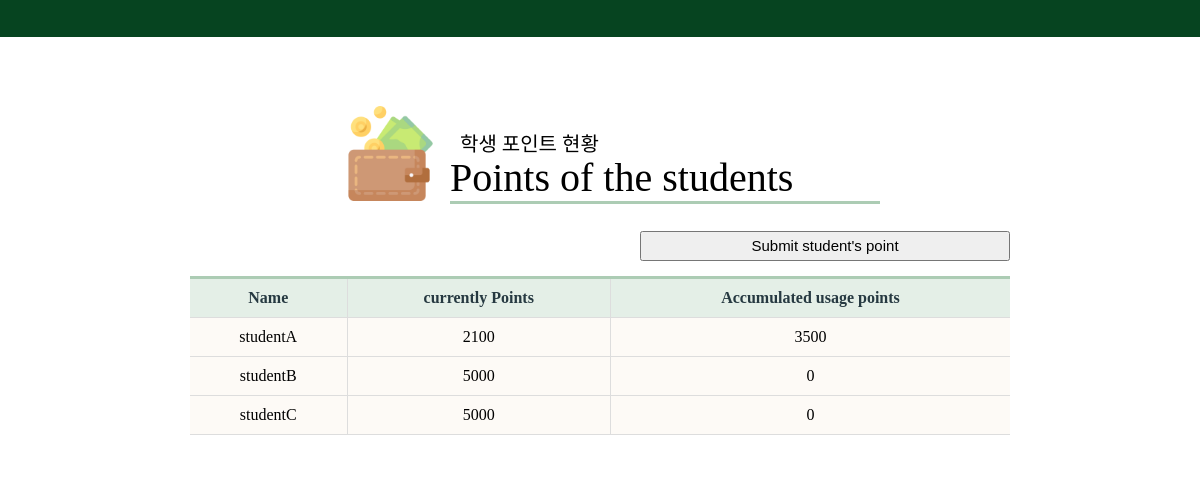
Before: /student-log with the older database file.
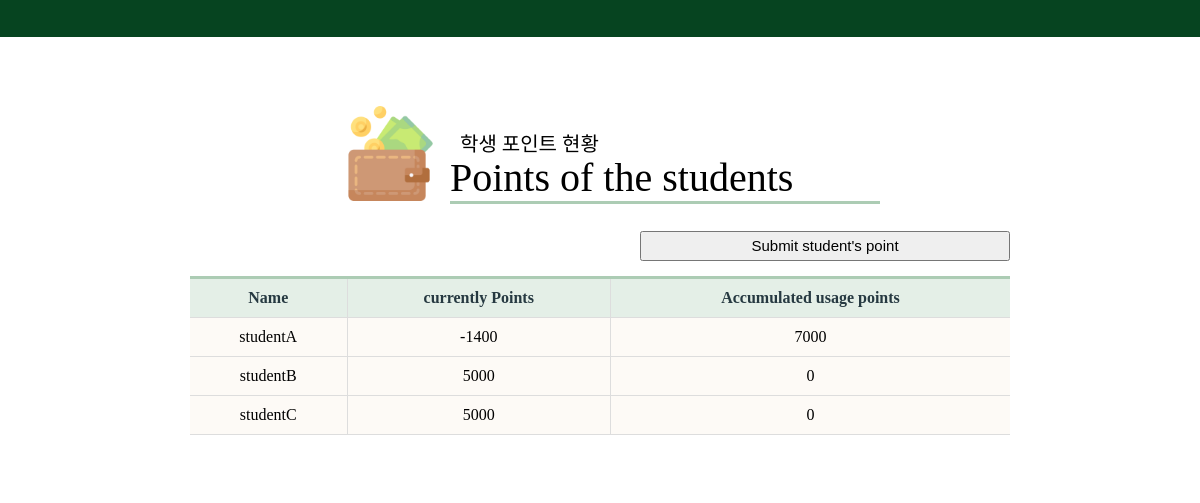
After: the same page with the newer database file.
### administrator/models.py (models this page shows, shortened)
class Student(models.Model):
    name = models.CharField(max_length=20, null=False)
    point =  models.IntegerField( null=True, blank=True)
    point_used = models.IntegerField(default=0, blank=True, null=True)

### administrator/views.py (the view, shortened to what this page needs)
# urls.py: path('student-log', views.StudentLogView.as_view(), name='student-log'),
class StudentLogView(ListView):
    template_name = 'administrator/student/point.html'
    model = Student

### administrator/templates/administrator/student/point.html (shortened to what this page needs)
{% extends 'administrator/observation/student.html' %}
{% load static %}
{% block title %}
    <link rel="stylesheet" href="{% static 'All.css' %}" />
{% endblock title %}
{% block subject %}
    <h3>학생 포인트 현황</h3>
    <h1>Points of the students</h1>
{% endblock subject %}
{% block top %}
    <img id="topImg" src="{%static 'main/wallet.png' %}"/>
{% endblock top %}
{%block content %}
<form action="" method="POST" enctype="multipart/form-data">
    <input id = "post_button" role="button" type="submit" name="submit_point" value="Submit student's point"/><br/>
</form>
{% endblock %}
{% block table %}
    <th >Name</th>
    <th >currently Points</th>
    <th >Accumulated usage points</th>
{% endblock table %}
{% block data %}
{% for object in object_list %}
    {% if object.name == 'teacher' %}
    {% else %}
    <tr>
        <td>{{ object.name }}</td>
        <td>{{ object.point }}</td>
        <td>{{ object.point_used }}</td>
    </tr>
    {% endif %}
{% endfor %}
{% endblock data %}

### administrator/templates/administrator/observation/student.html (shortened to what this page needs)
{% load static %}
<!DOCTYPE html>
<html>
<head>
    {% block title %}{% endblock title %}
</head>
<body>
    <div class="design">
        <div id="student_list">
             <header>
            </header>
            <div id="head">
            {% block subject %}{% endblock subject %}
        </div>
        <div id="top">
            {% block top %}{% endblock top %}
         </div>
    </div>
   {% block content %}
   {% endblock content %}
   <table class="table">
        <thead>
             <tr>
                {% block table %}{% endblock table %}
            </tr>
            {% block data %}{% endblock data %}
            <tbody id="myTable"> </tbody>
        </thead>
    </table>
</body>
</html>

### administrator/static/All.css (style rules this page uses)
body { display: flex; justify-content: center; align-items: center; background: rgb(255, 255, 255); overflow:auto; }
header { position: fixed !important; width: 100%; justify-content: center; align-items: center; width:100%; height:50px; left:0px; top:-13px; background-color: rgb(6, 68, 32); position: relative; }
h1 { position:relative; font-size:40px; color: rgb(0, 0, 0); font-weight:500; top:70px; left:65px; margin-left: auto; margin-right: auto; width:430px; border-bottom:3px solid rgb(172, 204, 180); z-index:0; }
h3 { position:relative; font-size:20px; color: rgb(0, 0, 0); font-weight:500; top:100px; left:70px; margin-left: auto; margin-right: auto; width:420px; z-index:0; }
#top { position:relative }
#topImg { position:relative; display:block; margin:auto; width:95px; height:95px; left:-210px; top:-55px; border-bottom:2px; z-index:2; }
.table { position:relative; width:820px; height:200px; top:-10px; margin-left: auto; margin-right: auto; text-align:center; border-collapse: collapse; border-top: 3px solid rgb(172, 204, 180); }
.table th { color: rgb(38, 57, 65); background: rgb(228, 239, 231); text-align: center; }
.table th, .table td { padding: 10px; border: 1px solid #ddd; }
.table th:first-child, .table td:first-child { border-left: 0; }
.table th:last-child, .table td:last-child { border-right: 0; }
.table tr { background: rgb(253, 250, 246); }
.table tr td:first-child { text-align: center; }
#post_button { position:relative; top:-25px; left:450px; width:370px; height:30px; font-size:15px; }

Changed rows visible on the page:
changed Student "studentA": point "2100" → "-1400"; point_used "3500" → "7000"
